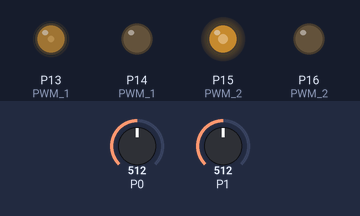
Recording of a program running on a simulated BBC micro:bit (MakeCode). Shown: output pins drawn as LEDs (lit = HIGH). The inputs (shaded band) are chosen by the test bench; at power-on: P1 = 512, P0 = 512 (analog values on the 0–1023 scale).

Above: at 1.2 s.
1.3 s: P1 set to 62
2.8 s: P1 set to 53
At 3.7 s:
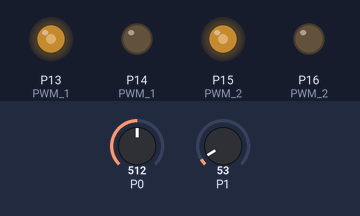
4.3 s: P0 set to 41
5.8 s: P0 set to 34
At 6.1 s:
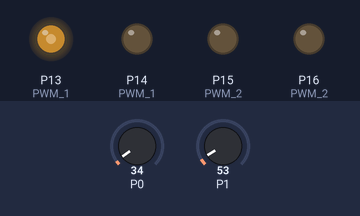
7.3 s: P0 set to 122
At 8.5 s:
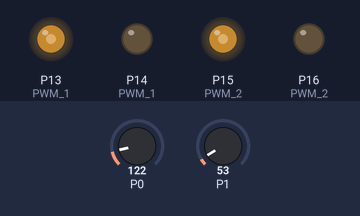
8.8 s: P1 set to 21
10.3 s: P1 set to 17
At 10.9 s:
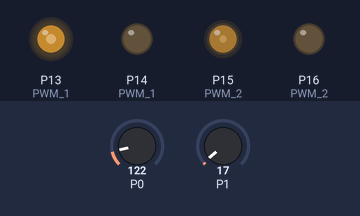
Timing chart, 0 to 12.8 s (numbered marks = the images above; inputs shaded):
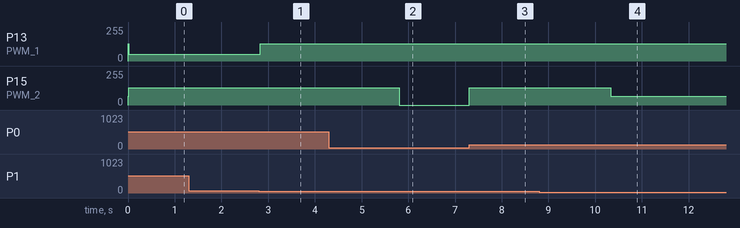

The program:

main.ts
```typescript
function L () {
    pins.analogWritePin(PWM_1, PWM * 0.5)
    pins.analogWritePin(PWM_2, PWM)
}
function Gohead () {
    pins.analogWritePin(PWM_1, PWM)
    pins.analogWritePin(PWM_2, PWM)
}
function InitTurning () {
    pins.analogSetPeriod(AnalogPin.P13, 20000)
    pins.digitalWritePin(DigitalPin.P14, 0)
    pins.analogSetPeriod(AnalogPin.P15, 20000)
    pins.digitalWritePin(DigitalPin.P16, 0)
    PWM_1 = DigitalPin.P13
    PWM_2 = DigitalPin.P15
}
function R2 () {
    pins.analogWritePin(PWM_1, PWM)
    pins.analogWritePin(PWM_2, 0)
}
function L2 () {
    pins.analogWritePin(PWM_1, PWM * 0.4)
    pins.analogWritePin(PWM_2, PWM)
}
function R () {
    pins.analogWritePin(PWM_1, PWM)
    pins.analogWritePin(PWM_2, PWM * 0.5)
}
function Goback () {
    pins.digitalWritePin(DigitalPin.P13, 0)
    pins.analogSetPeriod(AnalogPin.P14, 20000)
    pins.digitalWritePin(DigitalPin.P15, 0)
    pins.analogSetPeriod(AnalogPin.P16, 20000)
    PWM_1 = DigitalPin.P14
    PWM_2 = DigitalPin.P16
    pins.analogWritePin(PWM_1, PWM)
    pins.analogWritePin(PWM_2, PWM)
}
let V1 = 0
let ADC1 = 0
let LDls = 0
let Dls = 0
let V0 = 0
let ADC0 = 0
let PWM_2 = 0
let PWM_1 = 0
let PWM = 0
InitTurning()
PWM = 512
basic.forever(function () {
    ADC0 = pins.analogReadPin(AnalogPin.P0)
    V0 = 350 * ADC0 / 1023
    Dls = V0 * 3 / 2
})
basic.forever(function () {
    if (LDls > 30) {
        L2()
    } else if (LDls <= 10 && Dls > 20) {
        R()
    } else if (Dls > 20) {
        Gohead()
    } else {
        R2()
    }
})
basic.forever(function () {
    ADC1 = pins.analogReadPin(AnalogReadWritePin.P1)
    V1 = 350 * ADC1 / 1023
    LDls = V1 * 3 / 2
})
```

test.ts
```typescript
// 在此处测试；当此软件包作为插件使用时，将不会编译此软件包。
```

Measured:
- the behaviour switches between 59 and 58 on P1 (found by bisection; images 0 and 1)
- the behaviour switches between 39 and 38 on P0 (found by bisection; images 1 and 2)
- the behaviour switches between 20 and 19 on P1 (found by bisection; images 3 and 4)
- after the input at 1.3 s, every drawn part: stays the same
- after the input at 2.8 s, P13 (PWM_1): 51/255 → 128/255 at once
- after the input at 4.3 s, every drawn part: stays the same
- after the input at 5.8 s, P15 (PWM_2): 128/255 → 0/255 at once
- after the input at 7.3 s, P15 (PWM_2): 0/255 → 128/255 at once
- after the input at 8.8 s, every drawn part: stays the same
- after the input at 10.3 s, P15 (PWM_2): 128/255 → 64/255 at once
